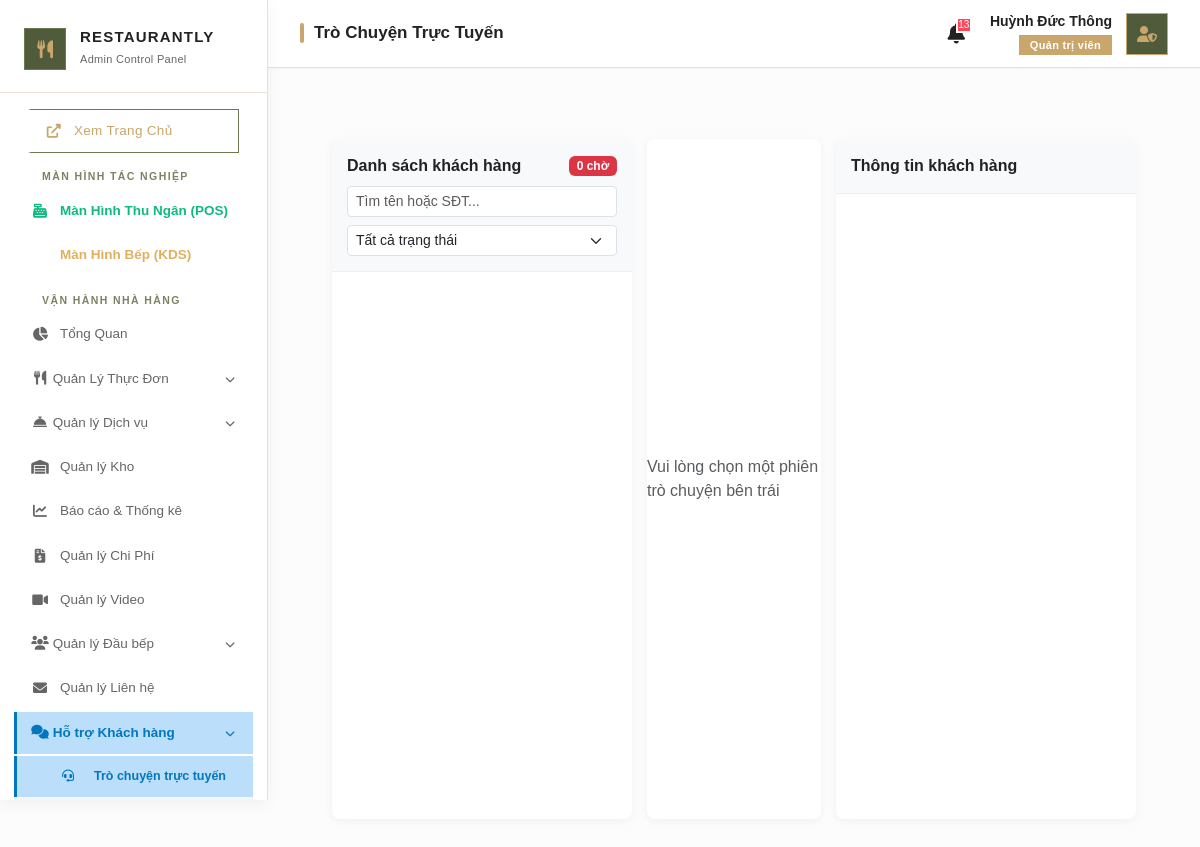
/admin/chat_console.php (signed in), run on an earlier commit of the app's database.
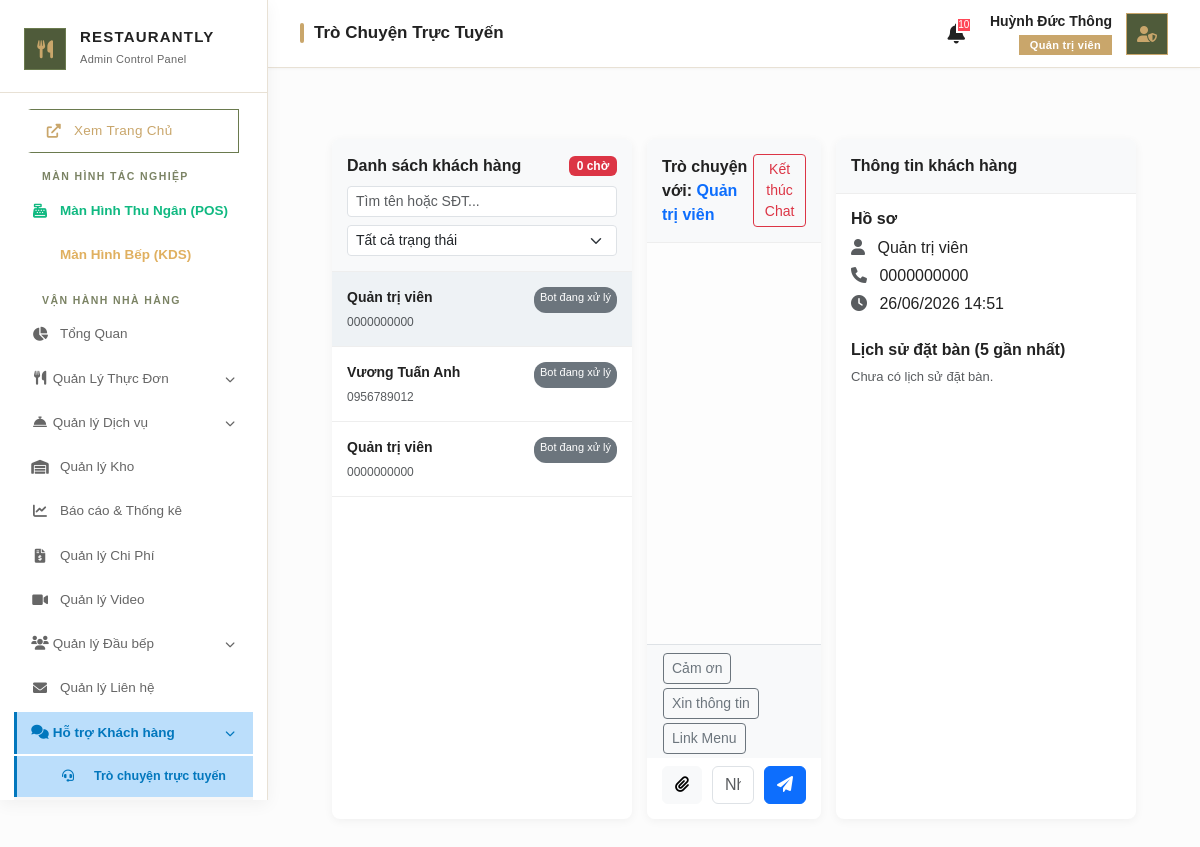
And on a later commit of the database.
### tables this page shows
CREATE TABLE `chat_sessions` (
  `session_id` varchar(50) NOT NULL,
  `customer_name` varchar(100) NOT NULL,
  `customer_phone` varchar(20) NOT NULL,
  `status` enum('bot_handling','waiting_agent','agent_handling','closed') DEFAULT 'bot_handling',
  `created_at` timestamp NOT NULL DEFAULT current_timestamp(),
  `first_response_at` timestamp NULL DEFAULT NULL,
  `closed_at` timestamp NULL DEFAULT NULL
);

### admin/chat_console.php (the view, shortened to what the rows shown need)
<?php
require_once __DIR__ . '/../public/admin_layout_header.php';
$db = (new Database())->getConnection();
$stmt = $db->query("SELECT * FROM chat_sessions ORDER BY FIELD(status, 'waiting_agent', 'agent_handling', 'bot_handling', 'closed'), created_at DESC");
$sessions = $stmt->fetchAll(PDO::FETCH_ASSOC);
$active_session = $_GET['session_id'] ?? ($sessions[0]['session_id'] ?? null);
$customer = null;
$bookings = [];
if ($active_session) {
    $stmt_c = $db->prepare("SELECT * FROM chat_sessions WHERE session_id = ?");
    $stmt_c->execute([$active_session]);
    $customer = $stmt_c->fetch(PDO::FETCH_ASSOC);
    if ($customer) {
        $stmt_b = $db->prepare("SELECT * FROM service_bookings WHERE customer_phone = ? ORDER BY created_at DESC LIMIT 5");
        $stmt_b->execute([$customer['customer_phone']]);
        $bookings = $stmt_b->fetchAll(PDO::FETCH_ASSOC);
    }
}
?>
<div class="content-area">
    <div class="chat-console">
        <div class="col-sessions">
            <div class="session-list" id="sessionList">
                <?php foreach ($sessions as $s):
                    $is_active = $s['session_id'] === $active_session ? 'active' : '';
                    $is_waiting = $s['status'] === 'waiting_agent' ? 'waiting' : '';
                    $st_lbl = [
                        'waiting_agent' => ['st-waiting', 'Đang chờ'],
                        'agent_handling' => ['st-agent', 'Đang chat'],
                        'bot_handling' => ['st-bot', 'Bot đang xử lý'],
                        'closed' => ['st-closed', 'Đã đóng']
                    ][$s['status']];
                ?>
                <a href="?session_id=<?= $s['session_id'] ?>" class="session-item <?= $is_active ?> <?= $is_waiting ?>">
                    <div class="d-flex justify-content-between">
                        <div class="session-name"><?= htmlspecialchars($s['customer_name']) ?></div>
                        <span class="session-status <?= $st_lbl[0] ?>"><?= $st_lbl[1] ?></span>
                    </div>
                    <div class="text-muted" style="font-size:12px;"><?= htmlspecialchars($s['customer_phone']) ?></div>
                </a>
                <?php endforeach; ?>
            </div>
        </div>
        <div class="col-chat">
            <?php if ($customer): ?>
            <div class="header-panel d-flex justify-content-between align-items-center">
                <span>Trò chuyện với: <span class="text-primary"><?= htmlspecialchars($customer['customer_name']) ?></span></span>
                <?php if ($customer['status'] !== 'closed'): ?>
                    <button class="btn btn-sm btn-outline-danger" onclick="closeSession('<?= $customer['session_id'] ?>')">Kết thúc Chat</button>
                <?php endif; ?>
            </div>
            <div class="chat-messages" id="adminChatMessages">
            </div>
            <?php if ($customer['status'] !== 'closed'): ?>
            <div class="quick-replies px-3 pt-2 bg-light border-top">
                <button class="btn btn-sm btn-outline-secondary me-1 mb-1" onclick="sendQuickReply('Cảm ơn bạn đã liên hệ với Restaurantly!')">Cảm ơn</button>
                <button class="btn btn-sm btn-outline-secondary me-1 mb-1" onclick="sendQuickReply('Bạn vui lòng cung cấp thông tin để nhà hàng hỗ trợ nhé.')">Xin thông tin</button>
                <button class="btn btn-sm btn-outline-secondary me-1 mb-1" onclick="sendQuickReply('Dạ, bạn có thể tham khảo thực đơn tại Website của nhà hàng ạ.')">Link Menu</button>
            </div>
            <div class="chat-input-area border-top-0 pt-2">
                <button class="btn btn-light" onclick="document.getElementById('adminChatImage').click()"><i class="fas fa-paperclip"></i></button>
                <input type="text" id="adminChatInput" class="form-control" placeholder="Nhập tin nhắn..." onkeypress="if(event.key==='Enter') sendAdminMessage()">
                <button class="btn btn-primary" onclick="sendAdminMessage()"><i class="fas fa-paper-plane"></i></button>
            </div>
            <?php endif; ?>
            <?php else: ?>
            <div class="d-flex align-items-center justify-content-center h-100 text-muted">
                Vui lòng chọn một phiên trò chuyện bên trái
            </div>
            <?php endif; ?>
        </div>
        <div class="col-info">
            <div class="info-body">
                <?php if ($customer): ?>
                <div class="info-block">
                    <h6 class="fw-bold">Hồ sơ</h6>
                    <p class="mb-1"><i class="fas fa-user me-2 text-muted"></i> <?= htmlspecialchars($customer['customer_name']) ?></p>
                    <p class="mb-1"><i class="fas fa-phone me-2 text-muted"></i> <?= htmlspecialchars($customer['customer_phone']) ?></p>
                    <p class="mb-1"><i class="fas fa-clock me-2 text-muted"></i> <?= date('d/m/Y H:i', strtotime($customer['created_at'])) ?></p>
                </div>
                <div class="info-block mt-4">
                    <h6 class="fw-bold">Lịch sử đặt bàn (5 gần nhất)</h6>
                    <?php if (count($bookings) > 0): ?>
                        <ul class="list-group list-group-flush" style="font-size:13px;">
                        <?php foreach($bookings as $b): ?>
                            <li class="list-group-item px-0">
                                <strong><?= date('d/m/Y', strtotime($b['booking_date'])) ?></strong> - <?= htmlspecialchars($b['time_slot'] ?? date('H:i', strtotime($b['booking_date']))) ?>
                                <br><span class="badge bg-secondary"><?= $b['status'] ?></span> <?= number_format($b['total_amount'] ?? 0) ?>đ
                            </li>
                        <?php endforeach; ?>
                        </ul>
                    <?php else: ?>
                        <p class="text-muted" style="font-size:13px;">Chưa có lịch sử đặt bàn.</p>
                    <?php endif; ?>
                </div>
                <?php endif; ?>
            </div>
        </div>
    </div>
</div>
<?php include __DIR__ . '/../public/admin_layout_footer.php'; ?>

What changed in the data, as far as the page shows it:
added chat_sessions: customer_name "Quản trị viên", status "Bot đang xử lý", customer_phone "0000000000", created_at "26/06/2026 14:51"
added chat_sessions: customer_name "Vương Tuấn Anh", status "Bot đang xử lý", customer_phone "0956789012"
added chat_sessions: customer_name "Quản trị viên", status "Bot đang xử lý", customer_phone "0000000000"
Also different on the page:
$total_alerts: "13" → "10"
text no longer shown: "Vui lòng chọn một phiên trò chuyện bên trái"
text now shown: "Trò chuyện với: Kết thúc Chat Cảm ơn Xin thông tin Link Menu Hồ sơ Lịch sử đặt bàn (5 gần nhất) Chưa có lịch sử đặt bàn."
